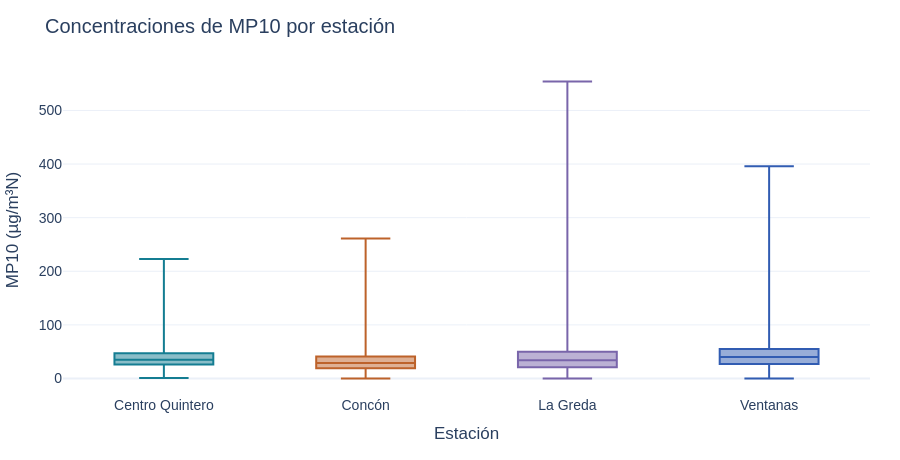
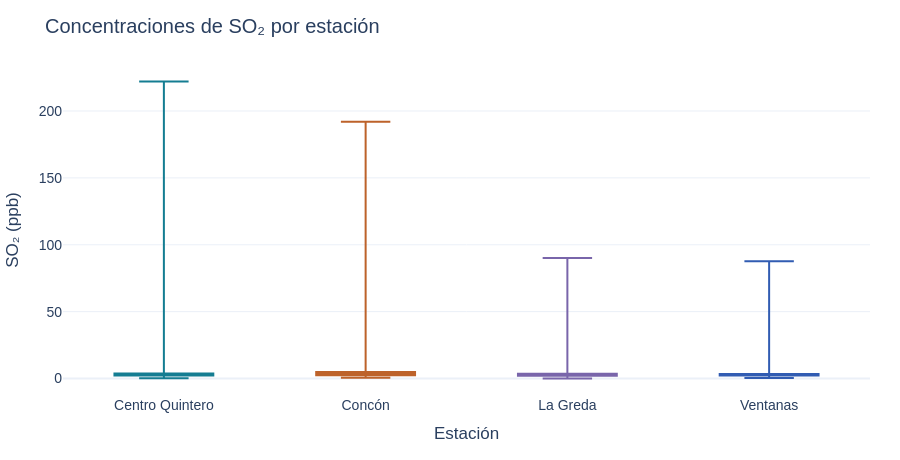

Notebook source saved alongside these figures, in order:
### Markdown cell above
**Observación:** en 22.671 horas comunes, las medianas de MP2.5 son 16 µg/m³ en Ventanas, 13 en Centro Quintero y La Greda, y 12 en Concón. Las medias son mayores que las medianas en las cuatro estaciones.

**Interpretación:** existen colas hacia concentraciones altas y diferencias en el centro de la distribución. Ventanas muestra una mediana mayor en los puntos y horas comparados. No se deduce de ello que toda Puchuncaví tenga esa exposición ni se clasifica su calidad del aire mediante una norma.

### Code cell
for variable in ['mp10_ug_m3n','so2_ppb']:
    eda.box_chart(common[variable], variable).show()

### Figure 1 — Plotly figure (JSON) as saved in the notebook; plotly's stock layout.template omitted (floating-point values rounded to 4 significant figures; data arrays with more than 128 entries replaced by an {"elided": "..."} marker saying what was removed)
{"data": [{"alignmentgroup": "True", "boxpoints": false, "hovertemplate": "Estación=%{x}<br>MP10 (µg/m³N)=%{y}<extra></extra>", "legendgroup": "Centro Quintero", "marker": {"color": "#147D92"}, "name": "Centro Quintero", "notched": false, "offsetgroup": "Centro Quintero", "orientation": "v", "showlegend": true, "type": "box", "x": {"elided": "25223 str values"}, "x0": " ", "xaxis": "x", "y": {"elided": "25223 float values"}, "y0": " ", "yaxis": "y"}, {"alignmentgroup": "True", "boxpoints": false, "hovertemplate": "Estación=%{x}<br>MP10 (µg/m³N)=%{y}<extra></extra>", "legendgroup": "Concón", "marker": {"color": "#BD622A"}, "name": "Concón", "notched": false, "offsetgroup": "Concón", "orientation": "v", "showlegend": true, "type": "box", "x": {"elided": "25223 str values"}, "x0": " ", "xaxis": "x", "y": {"elided": "25223 float values"}, "y0": " ", "yaxis": "y"}, {"alignmentgroup": "True", "boxpoints": false, "hovertemplate": "Estación=%{x}<br>MP10 (µg/m³N)=%{y}<extra></extra>", "legendgroup": "La Greda", "marker": {"color": "#7965AA"}, "name": "La Greda", "notched": false, "offsetgroup": "La Greda", "orientation": "v", "showlegend": true, "type": "box", "x": {"elided": "25223 str values"}, "x0": " ", "xaxis": "x", "y": {"elided": "25223 float values"}, "y0": " ", "yaxis": "y"}, {"alignmentgroup": "True", "boxpoints": false, "hovertemplate": "Estación=%{x}<br>MP10 (µg/m³N)=%{y}<extra></extra>", "legendgroup": "Ventanas", "marker": {"color": "#315CB2"}, "name": "Ventanas", "notched": false, "offsetgroup": "Ventanas", "orientation": "v", "showlegend": true, "type": "box", "x": {"elided": "25223 str values"}, "x0": " ", "xaxis": "x", "y": {"elided": "25223 float values"}, "y0": " ", "yaxis": "y"}], "layout": {"boxmode": "overlay", "font": {"family": "Arial", "size": 14}, "height": 460, "hovermode": "closest", "legend": {"title": {"text": "Estación"}, "tracegroupgap": 0}, "margin": {"b": 65, "l": 60, "r": 30, "t": 65}, "showlegend": false, "title": {"text": "Concentraciones de MP10 por estación"}, "xaxis": {"anchor": "y", "categoryarray": ["Centro Quintero", "Concón", "La Greda", "Ventanas"], "categoryorder": "array", "domain": [0.0, 1.0], "title": {"text": "Estación"}}, "yaxis": {"anchor": "x", "domain": [0.0, 1.0], "title": {"text": "MP10 (µg/m³N)"}}}}

### Figure 2 — Plotly figure (JSON) as saved in the notebook; plotly's stock layout.template omitted (floating-point values rounded to 4 significant figures; data arrays with more than 128 entries replaced by an {"elided": "..."} marker saying what was removed)
{"data": [{"alignmentgroup": "True", "boxpoints": false, "hovertemplate": "Estación=%{x}<br>SO₂ (ppb)=%{y}<extra></extra>", "legendgroup": "Centro Quintero", "marker": {"color": "#147D92"}, "name": "Centro Quintero", "notched": false, "offsetgroup": "Centro Quintero", "orientation": "v", "showlegend": true, "type": "box", "x": {"elided": "24993 str values"}, "x0": " ", "xaxis": "x", "y": {"elided": "24993 float values"}, "y0": " ", "yaxis": "y"}, {"alignmentgroup": "True", "boxpoints": false, "hovertemplate": "Estación=%{x}<br>SO₂ (ppb)=%{y}<extra></extra>", "legendgroup": "Concón", "marker": {"color": "#BD622A"}, "name": "Concón", "notched": false, "offsetgroup": "Concón", "orientation": "v", "showlegend": true, "type": "box", "x": {"elided": "24993 str values"}, "x0": " ", "xaxis": "x", "y": {"elided": "24993 float values"}, "y0": " ", "yaxis": "y"}, {"alignmentgroup": "True", "boxpoints": false, "hovertemplate": "Estación=%{x}<br>SO₂ (ppb)=%{y}<extra></extra>", "legendgroup": "La Greda", "marker": {"color": "#7965AA"}, "name": "La Greda", "notched": false, "offsetgroup": "La Greda", "orientation": "v", "showlegend": true, "type": "box", "x": {"elided": "24993 str values"}, "x0": " ", "xaxis": "x", "y": {"elided": "24993 float values"}, "y0": " ", "yaxis": "y"}, {"alignmentgroup": "True", "boxpoints": false, "hovertemplate": "Estación=%{x}<br>SO₂ (ppb)=%{y}<extra></extra>", "legendgroup": "Ventanas", "marker": {"color": "#315CB2"}, "name": "Ventanas", "notched": false, "offsetgroup": "Ventanas", "orientation": "v", "showlegend": true, "type": "box", "x": {"elided": "24993 str values"}, "x0": " ", "xaxis": "x", "y": {"elided": "24993 float values"}, "y0": " ", "yaxis": "y"}], "layout": {"boxmode": "overlay", "font": {"family": "Arial", "size": 14}, "height": 460, "hovermode": "closest", "legend": {"title": {"text": "Estación"}, "tracegroupgap": 0}, "margin": {"b": 65, "l": 60, "r": 30, "t": 65}, "showlegend": false, "title": {"text": "Concentraciones de SO₂ por estación"}, "xaxis": {"anchor": "y", "categoryarray": ["Centro Quintero", "Concón", "La Greda", "Ventanas"], "categoryorder": "array", "domain": [0.0, 1.0], "title": {"text": "Estación"}}, "yaxis": {"anchor": "x", "domain": [0.0, 1.0], "title": {"text": "SO₂ (ppb)"}}}}
